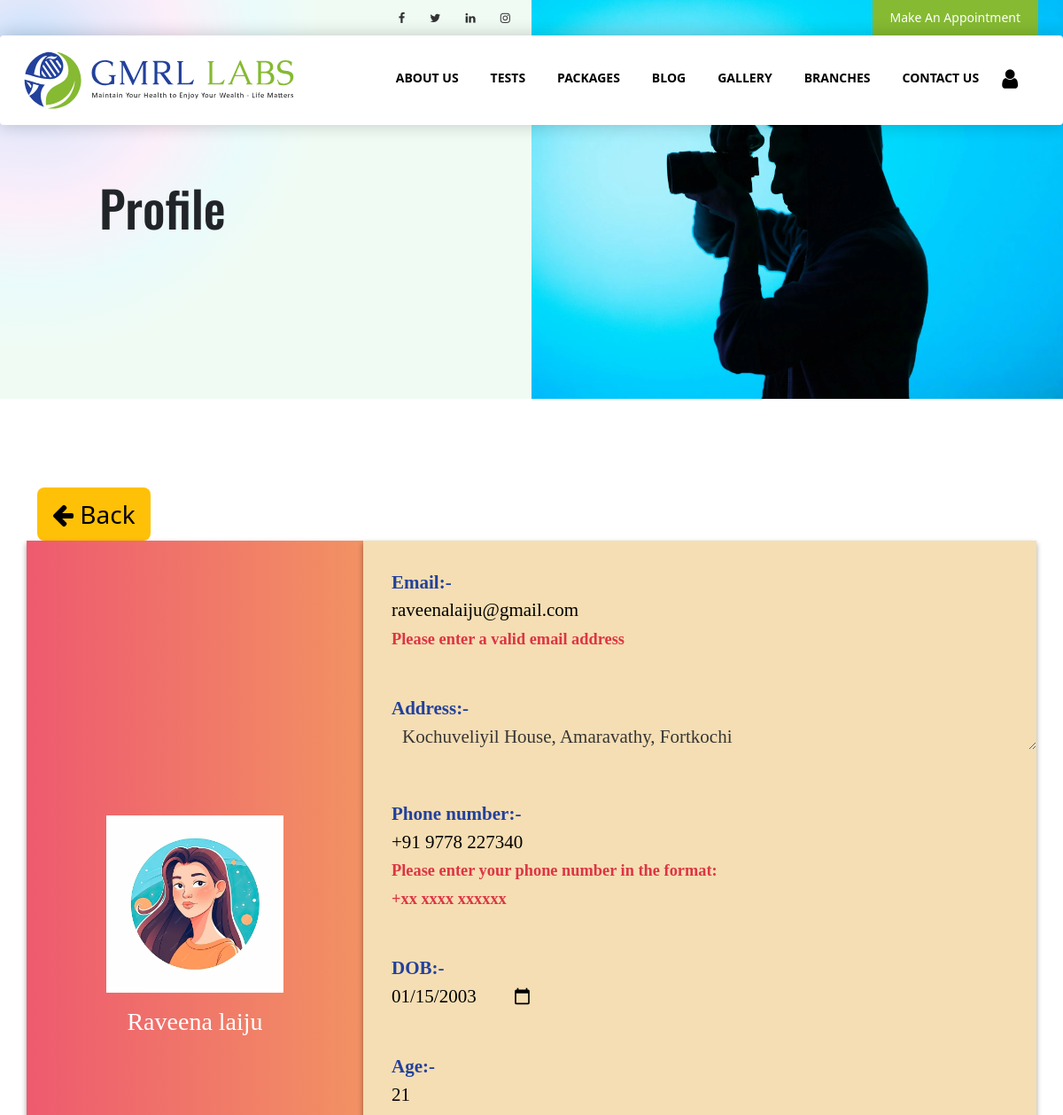
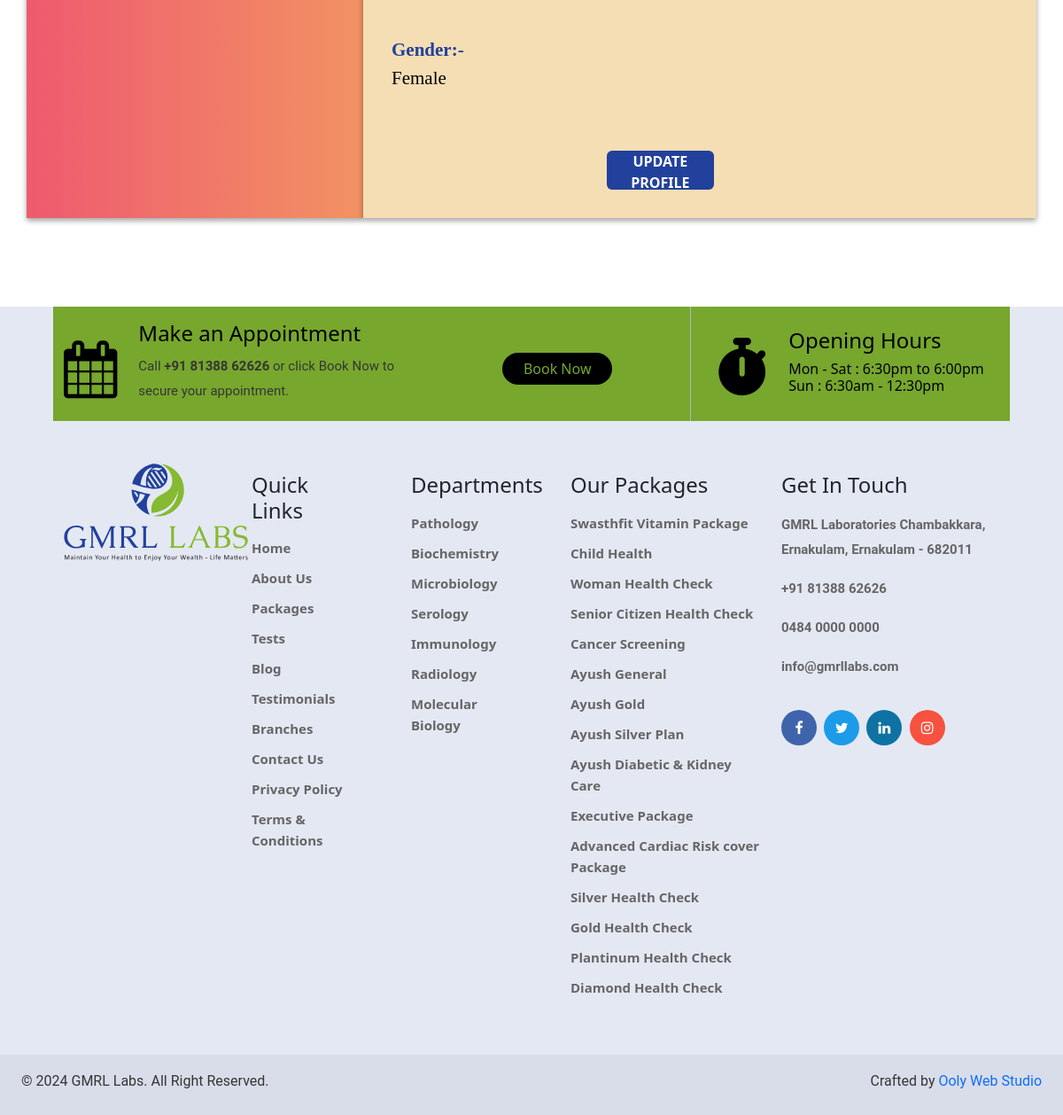
The app's page /profile_update/ (signed in) with its own data (2 pictures, top to bottom).
### app/models.py (models this page shows, shortened)
class Profile(models.Model):
    username=models.ForeignKey(User,on_delete=models.CASCADE)
    name=models.CharField(max_length=300)
    email=models.CharField(max_length=300)
    age=models.CharField(max_length=300)
    address=models.TextField(max_length=500)
    gender=models.CharField(max_length=300)
    number=models.CharField(max_length=300)
    date=models.DateField(max_length=255)

class Package(models.Model):
    name=models.CharField(max_length=255,unique=True)
    image=models.CharField(max_length=3055)
    price=models.IntegerField()
    branch=models.ForeignKey(Branch,on_delete=models.CASCADE)

### app/views.py (the view, shortened to what this page needs)
# urls.py: path('profile_update/',views.profile_update,name="profile_update"),
def profile_update(request):
    context={}
    form=Profile_form()
    user = request.user
    try:
            profiles = Profile.objects.get(username=user)
            context['profiles'] = profiles
    except Profile.DoesNotExist:
            profiles = None
    profile=Profile.objects.all()
    package=Package.objects.all()
    context['package']=package
    context['profile'] = profile
    context['form'] = form
    return render(request,'user_profile/profile_update.html',context)

### app/forms.py
class Profile_form(forms.ModelForm):
    class Meta:
        model=Profile
        fields='__all__'

### app/templates/user_profile/profile_update.html (shortened to what this page needs)
<!doctype html>
<html lang="en">
  <head>
    {% load static %}
    <link href="https://cdn.jsdelivr.net/npm/bootstrap@5.2.3/dist/css/bootstrap.min.css" rel="stylesheet">
    <link rel="stylesheet" href="{% static 'css/style.css' %}">
  </head>
  <body>
    <header>
        {% include 'header.html' %}
    </header>
    <form action="{% url 'profile_update' %}" method="POST">
      {% if user.is_authenticated %}
    <section class="introduction-section introduction-section-inner">
        <div class="row">
            <div class="col-lg-6 col-md-12">
                <div class="container intro-caption intro-caption-inner">
                    <h1 class="intro-heading">Profile</h1>
                </div>
            </div>
            <div class="col-lg-6 col-md-12 intro-img-sec">
                <img src="{% static 'img/profile_view.webp' %}" alt="" style="z-index: 1050;opacity: 1;" class="intro-inner-img">
            </div>
        </div>
    </section>
<section class="profile-card">
<div class="container-lg pro">
  <div class="profile-back">
    <a href="/profile/" class="btn px-3 btn-lg profile-u fs-3 bg-warning text-black"><i class="fa fa-arrow-left fs-3"></i> Back</a>
       </div>
<div class="row">
  <div class="col-lg-4 col-md-12 left-profile col-12">
    <div class="mb-3">
        {% if profiles.gender == "Female" %}
        <img src="{% static 'img/women-profile.avif' %}" height="200" width="200" alt="User-Profile-Image">
        {% else %}
        <img src="{% static 'img/men profile.jpg' %}" height="200" width="200" alt="User-Profile-Image">
        {% endif %}
        </div>
        <h3 class="text-white profile-h mb-4"><input type="text" value="{{profiles.name}}" class="profile-form text-white profile-h text-center" name="name"></h3>
</div>
 <div class="col-lg-8 col-md-12 right-profile-update1 col-12">
  <ul type="none">
    <li class=""><span class="right-profile-con1" hidden>Username:-</span> <span class="me-3 right-profile-con1"><br><input type="text" value="{{profiles.username}}" class="profile-form" name="username" hidden></span></li>
    <li class="mb-5"><span class="right-profile-con1">Email:-</span> <span class="me-3 right-profile-con1"><br><input type="text" value="{{profiles.email}}" class="profile-form" name="email" pattern="[a-z].*[a-z0-9]@[a-zA-Z0-9.-]+\.[a-zA-Z]{2,}"><br><small class="text-danger">Please enter a valid email address</small></span></li>
    <li class="mt-5 mb-5"><span class="right-profile-con1">Address:-</span> <span class="me-3 right-profile-con1"><br>
      <textarea id="message" name="address" class="profile-address" style="height: 30px;">{{profiles.address}}</textarea>
    </span></li>
    <li class="mt-5 mb-5"><span class="right-profile-con1">Phone number:-</span> <span class="right-profile-con1"><br><input type="text" value="{{profiles.number}}" class="profile-form" name="number" pattern="\+[0-9]{2} [0-9]{4} [0-9]{6}"><br>
      <small class="text-danger">Please enter your phone number in the format: <br> +xx xxxx xxxxxx</small></span></li>
    <li class="mt-5 mb-5"><span class="right-profile-con1">DOB:-</span> <span class="me-3 right-profile-con1"><br><input type="date" value="{{ profiles.date|date:'Y-m-d' }}" class="profile-form" name="date"></span></li>
    <li class="mt-5 mb-5"><span class="right-profile-con1">Age:-</span> <span class="me-3 right-profile-con1"><br><input type="text" value="{{profiles.age}}" class="profile-form" name="age"></span></li>
    <li class="mt-5 mb-5"><span class="right-profile-con1">Gender:-</span> <span class="right-profile-con1"><br><input type="text" value="{{profiles.gender}}" class="profile-form" name="gender"></span></li>
    <li class="profile-submit">
      <div class="col-lg-4 col-md-12 col-12">
        <button type="submit" class="profile-btn mt-3 mb-3 rounded" name="update" value="{{profiles.id}}">Update Profile</button>
      </div>
      </li>
  </ul>
 </div>
</div>
</section>
<footer>
{% include 'footer.html' %}
</footer>
{% endif %}
  </form>
</body>
</html>

### app/templates/footer.html (shortened to what this page needs)
{% load static %}
<div class="container-xxl">
<div class="footer-banner ps-xxl-5 pe-xxl-5 ps-xl-5 pe-xl-5">
<div class="container-xxl">
    <div class="row">
        <div class="col-lg-8 col-md-12 left-foot pt-3 pb-1">
        <div class="row">
        <div class="col-lg-7 col-md-12 d-flex justify-content-center align-items-center">
        <span class="d-flex justify-content-center align-items-center">
        <i class="fa fa-calendar foot-i foot-top"></i>
        </span>
        <div class="foot-content d-flex flex-column justify-content-center ms-4 foot-top">
          <h4 class="foot-top">Make an Appointment</h4>
          <p class="foot-top">Call <b>+91 81388 62626</b> or click Book Now to secure your appointment.</p>
        </div>
        </div>
        <div class="col-lg-5 col-md-12 d-flex justify-content-center align-items-center">
          <a href="/appointment/">
            <button type="button" class="btn btn-primary rounded-pill ps-4 pe-4 intro-btn mt-4 mb-4 foot-btn foot-top">Book Now</button>
          </a>
        </div>
        </div>
        </div>
        <div class="col-lg-4 col-md-12 col-sm-12 d-flex justify-content-center right-foot pt-4 pb-3 ">
          <span class="d-flex justify-content-center align-items-center">
          <i class="fa fa-stopwatch foot-i"></i>
          </span>
        <div class="emg-content ms-4">
          <h4>Opening Hours</h4>
          <h6>Mon - Sat : 6:30pm to 6:00pm <br>
            Sun : 6:30am - 12:30pm</h6>
        </div>
        </div>
        <div class="footer-links mt-5">
<div class="row">
         <div class="col-lg-1 col-md-3 col-sm-12 foot-img">
<img src="{% static 'img/gmrl-footer-logo.svg' %}" alt="" width="208" height="110">
         </div>
<div class="col-lg-1 foot-half"></div>
         <div class="col-lg-2 footer-menu foot-half foot-last">
          <ul type="none">
            <li> <h4 class="mb-3">Quick Links</h4></li>
            <li><a href="../" aria-current="page">Home</a></li>
  <li><a href="/about/">About Us</a></li>
  <li ><a href="/package/">Packages</a></li>
  <li><a href="/test/">Tests</a></li>
  <li><a href="/blog/">Blog</a></li>
  <li><a href="/testimonials/">Testimonials</a></li>
  <li><a href="/branches/">Branches</a></li>
  <li><a href="/contact-us/">Contact Us</a></li>
  <li><a rel="privacy-policy" href="/privacy-policy/">Privacy Policy</a></li>
  <li><a href="/terms&conditions/">Terms &#038; Conditions</a></li>
  </ul></div>
  <div class="col-lg-2 footer-menu foot-half foot-last">
    <ul type="none">
    <li>
    <h4 class="mb-3">Departments</h4>
    </li>
                            <li><a href="/department/">Pathology</a></li>
                  <li><a href="/department/">Biochemistry</a></li>
                  <li><a href="/department/">Microbiology</a></li>
                  <li><a href="/department/">Serology</a></li>
                  <li><a href="/department/">Immunology</a></li>
                  <li><a href="/department/">Radiology</a></li>
                  <li><a href="/department/">Molecular Biology</a></li>
                              </ul>
  </div>
  <div class="col-lg-3 col-md-4 footer-menu foot-last">
    <ul type="none">
      <li>
    <h4 class="mb-3">Our Packages</h4>
      </li>
      {% for i in package %}
      {% if i.branch.status %}
<li><a href="{% url 'packages_view' name=i.name %}">{{i.name}}</a></li>
    {% endif %}
    {% endfor %}
                              </ul>
  </div>
  <div class="col-lg-3 col-md-5 col-sm-12 foot-touch" style="margin-top: 10px;">
    <h4 class="mb-3">Get In Touch</h4>
    <p>GMRL Laboratories
    Chambakkara, Ernakulam,
    Ernakulam - 682011</p>
    <a href="tel:+918138862626"><p>+91 81388 62626</p></a>
    <a href="tel:048400000000"><p>0484 0000 0000</p></a>
    <a href=""><p>info@gmrllabs.com</p></a>
    <ul class="socialmediafoot" type="none">
      <li><a href="https://www.facebook.com/" class="fb"><i class="fa fa-facebook-f"></i></a></li>
      <li><a href="https://twitter.com/" class="tw"><i class="fa fa-twitter"></i></a></li>
      <li><a href="https://in.linkedin.com/" class="li"><i class="fa fa-linkedin-in"></i></a></li>
      <li><a href="https://www.instagram.com/" class="in"><i class="fa fa-instagram"></i></a></li>
    </ul>
  </div>
        </div>
        </div>
    </div>
</div>
</div>
</div>
        <div class="mt-5 p-2 foot-copy" style="background-color: #d9dde9">
          <div class="copy-con ps-3 pe-3">
        <p class="copyright-p text-center mt-2">© 2024 GMRL Labs. All Right Reserved.</p>
        <p class="copyright-p text-center mt-2">Crafted by <a href="">Ooly Web Studio</a></p>
          </div>
      </div>

### app/static/css/style.css (style rules this page uses)
html { overflow-x: hidden; }
* { padding: 0; margin: 0; box-sizing: border-box; }
.introduction-section { background: linear-gradient(to top, #dfe9f3 0%, white 100%); position: relative; }
.introduction-section-inner { background: radial-gradient(328px at 2.9% 15%, rgb(191, 224, 251) 0%, rgb(232, 233, 251) 25.8%, rgb(252, 239, 250) 50.8%, rgb(234, 251, 251) 77.6%, rgb(240, 251, 244) 100.7%); }
.intro-caption-inner { padding-top: 133px; display: table; height: 450px; width: 100%; }
.intro-heading { font-family: 'Oswald', sans-serif; font-size: 56px; }
.intro-btn { background-color: rgb(17, 17, 152); border: none; }
.intro-caption { padding: 250px 0px 0px 120px; }
.intro-img-sec { padding-left: 0; padding-right: 0; }
.intro-caption-inner { padding: 200px 20px 0px 112px; }
.intro-inner-img { width: 100%; height: 450px; object-fit: cover; }
.socialmediafoot { width: 100%; padding: 0; margin: 25px 0px 0px 0px; display: block; }
.socialmediafoot li { list-style: none; display: inline-block; padding: 0; margin: 0px 4px 0px 0px; }
.socialmediafoot li a i { width: 40px; height: 40px; text-align: center; line-height: 40px; font-size: 16px; border-radius: 50%; background: #22419c; color: #fff; display: block; }
.socialmediafoot li .fb i { background: #3f64ac; }
.socialmediafoot li .tw i { background: #1c9be9; }
.socialmediafoot li .li i { background: #0e72a3; }
.socialmediafoot li .in i { background: #f6523f; }
.foot-i { font-size: 65px; color: black; }
.right-foot,.left-foot { background-color: rgba(119,167,45,1); color: black; }
.left-foot { border-right: 1px solid #abb8c3; }
.foot-content p { font-size: 15px; }
.foot-btn { background-color: black; color: rgba(119,167,45,1); }
footer { background-color: #e4e8f3; }
.foot-copy { width: 100%; }
.foot-touch a p, .foot-touch p { color: #666666; font-size: 15px; font-weight: 600; }
.footer-links ul li h4 { margin-top: 0px; }
.footer-links ul li { margin-top: 10px; }
.footer-links ul li a { color: #666666; font-size: 15px; font-weight: 600; }
.copy-con { display: flex; justify-content: space-between; }
p { font-size: 16px; line-height: 28px; color: #363636; font-family: 'Roboto', sans-serif; }
textarea { width: 100%; border: 1px solid #c8d1ee; border-radius: 4px; outline: none; font-size: 15px; padding-left: 12px; color: #363636; }
.profile-card { margin: 100px 0px 100px 0px; }
.profile-h { font-family: "Abril Fatface", serif; font-weight: 400; font-style: normal; }
.left-profile { background: -webkit-gradient(linear, left top, right top, from(#f29263), to(#ee5a6f)); background: linear-gradient(to right, #ee5a6f, #f29263); display: flex; flex-direction: column; align-items: center; justify-content: center; padding: 0px 50px 0px 50px; box-shadow: rgba(0, 0, 0, 0.16) 0px 3px 6px, rgba(0, 0, 0, 0.23) 0px 3px 6px; }
.right-profile-update1 li span { color: #22419c; }
.right-profile-update1 { background-color: wheat; padding: 0px; box-shadow: rgba(0, 0, 0, 0.16) 0px 3px 6px, rgba(0, 0, 0, 0.23) 0px 3px 6px; margin: 0; }
.profile-form, .profile-address { background:none; background: transparent; border-color: none; border:none; outline: none; }
.profile-btn { width: 50%; height: 44px; background: #22419c; border-radius: 4px; color: #fff; font-size: 16px; outline: none; border: none; text-transform: uppercase; font-weight: bolder; }
.profile-submit { margin-top: 50px; display: flex; justify-content: center; align-items: center; }
.profile-address { font-size: 21px; }
.right-profile-con1 { font-size: 21px; font-family: "Kalam", cursive; font-weight: 700; font-style: normal; }

### records on screen
Profile: name "Raveena laiju", email "raveenalaiju@gmail.com", address "Kochuveliyil House, Amaravathy, Fortkochi", number "+91 9778 227340", date "01/15/2003", age "21", gender "Female"
Package: name "Swasthfit Vitamin Package"
Package: name "Child Health"
Package: name "Woman Health Check"
Package: name "Senior Citizen Health Check"
Package: name "Cancer Screening"
Package: name "Ayush General"
Package: name "Ayush Gold"
Package: name "Ayush Silver Plan"
Package: name "Ayush Diabetic & Kidney Care"
Package: name "Executive Package"
Package: name "Advanced Cardiac Risk cover Package"
Package: name "Silver Health Check"
Package: name "Gold Health Check"
Package: name "Plantinum Health Check"
Package: name "Diamond Health Check"
